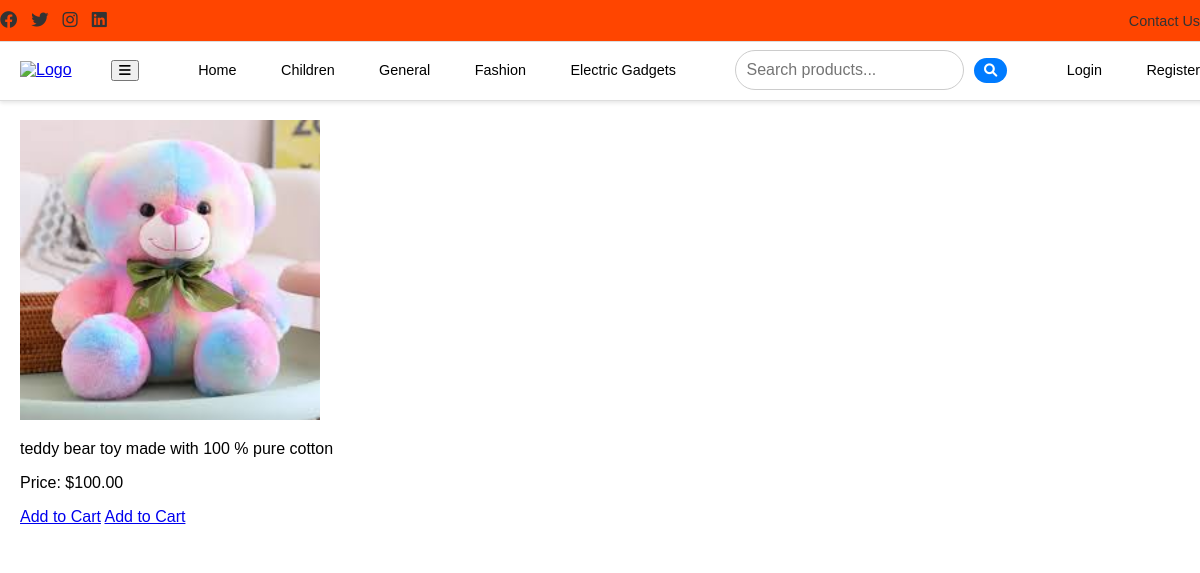
/product/1/, run on the app's committed database.
### store/models.py (models this page shows, shortened)
class Product(models.Model):
    name = models.CharField(max_length=100)
    description = models.TextField()
    price = models.DecimalField(max_digits=10, decimal_places=2)
    category = models.ForeignKey(Category, on_delete=models.CASCADE)
    image = models.ImageField(upload_to='products/')
    offer = models.ForeignKey(Offer, on_delete=models.SET_NULL, null=True, blank=True, related_name='products')

### store/views.py (the view)
# urls.py: path('product/<int:product_id>/', views.product_detail, name='product_detail'),
def product_detail(request, product_id):
    product = get_object_or_404(Product, id=product_id)
    return render(request, 'product_detail.html', {'product': product})

### store/templates/product_detail.html
{% extends 'base.html' %}
{% block content%}
<h1>{{ product.name }}</h1>
<img src="{{ product.image.url }}" alt="{{ product.name }}" style="width:300px;height:300px;">
<p>{{ product.description }}</p>
<p>Price: ${{ product.price }}</p>
<a href="{% url 'cart' %}">Add to Cart</a>
<a href="{% url 'add_to_cart' product.id %}">Add to Cart</a>
{% endblock%}

### ecommerce/static/css/style.css (style rules this page uses)
body { margin: 0; font-family: Arial, sans-serif; }
h1, h2 { color: black; }

### data on the page
Product: image (picture), description "teddy bear toy made with 100 % pure cotton", price "100.00"
